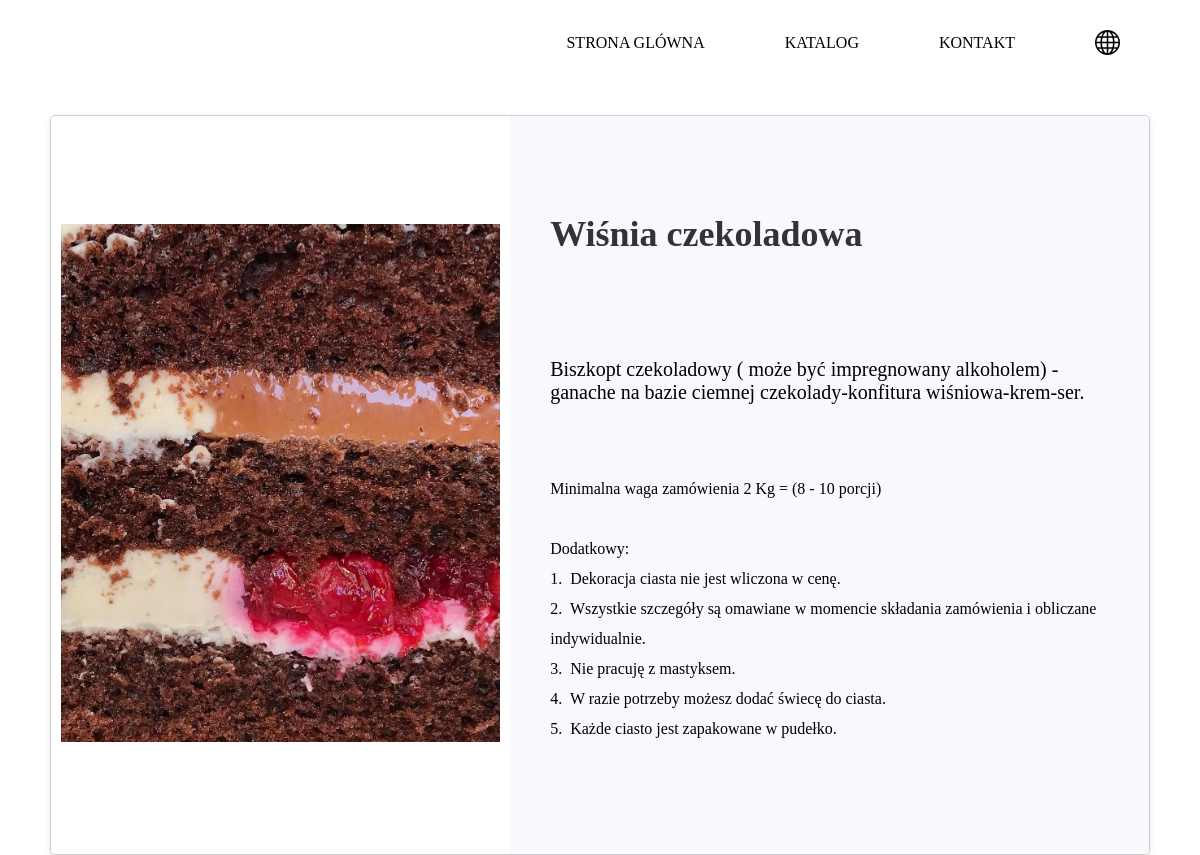
The page /category/1/items/3 on the database its author committed.
### sql_app/product_model.py (models this page shows)
class Item(Base):
    __tablename__ = "items"
    id = Column(Integer, primary_key=True)
    name = Column(String, nullable=False)
    description = Column(String)
    price = Column(Integer, nullable=False)
    in_stock = Column(Boolean, default=True)
    images_id = Column(Integer)
    images_url = Column(String)
    innader_info = Column(String)
    name_rus = Column(String)
    description_rus = Column(String)
    innader_info_rus = Column(String)
    name_eng = Column(String)
    description_eng = Column(String)
    innader_info_eng = Column(String)
    category_id = Column(Integer, ForeignKey('categories.id'))
    category = relationship("Category", back_populates="items")

### sql_app/main.py (the view)
@app.get("/category/{cat_id}/items/{item_id}", tags=['one_in_one_category'], response_class=HTMLResponse)
async def read_product_by_id(request: Request, cat_id: int, item_id: int, db: Session = Depends(get_db)):
    only_one_item_id = crud.get_product_by_id(cat_id, item_id, db)
    if only_one_item_id is None:
        raise HTTPException(status_code=400, detail="Item not found in Category ERROR")
    return templates.TemplateResponse(
        "item.html", {"request": request, "name": "item", "only_one_item_id": only_one_item_id})

### templates/item.html (shortened to what this page needs)
{% extends "base.html" %}
{% block content %}
{% if only_one_item_id %}
<div class="item-doker">
    <div class="item-cont-images">
         <img class="item-images" src="{{ only_one_item_id.images_url }}{{ only_one_item_id.images_id }}.jpg" alt="Product Image">
    </div>
    <div class="item-info">
        <h1 class="item_name">{{ only_one_item_id.name }}</h1>
        <p class="item_title">{{ only_one_item_id.description }}</p>
        {% if not only_one_item_id.category_id == 2 %}
        <p class="item_inader">{{only_one_item_id.innader_info}}</p>
        {% endif %}
    </div>
   {% else %}
       <p>Товар не найден.</p>
</div>
{% endif %}
{% endblock %}

### static/item_card.css (style rules this page uses)
.item-doker { display: flex; align-items: center; margin: 30px 50px; border: 1px solid #ccc; border-radius: 5px; overflow: hidden; box-shadow: 0 4px 8px rgba(0, 0, 0, 0.1); }
.item-cont-images { flex: 0 0 40%; padding: 10px; }
.item-images { max-width: 100%; height: auto; }
.item-info { flex: 1; padding: 40px; background: ghostwhite; }
.item_name { font-size: 36px; color: #333; height: 3em; display: flex; align-items: center; }
.item_title { font-size: 20px; color: black; margin: 70px 0; white-space: break-spaces; }
.item_inader { margin: 70px 0; white-space: pre-wrap; line-height: 30px; }

### static/home.css (style rules this page uses)
body { background-image: url(/static/images/background2.jpg); background-size: cover; background-position: center; background-repeat: no-repeat; height: 50vh; margin: 0; background-attachment: fixed; }

### rows shown on the page
Item: images_url (picture), name "Wiśnia czekoladowa", description "Biszkopt czekoladowy ( może być impregnowany alkoholem) - ganache na bazie ciemnej czekolady-konfitura wiśniowa-krem-ser.", innader_info "Minimalna waga zamówienia 2 Kg = (8 - 10 porcji) Dodatkowy: 1. Dekoracja ciasta nie jest wliczona w cenę. 2. Wszystkie szczegóły są omawiane w momencie składania zamówienia i obliczane indywidualnie. 3. Nie pracuję z mastyksem. 4. W razie potrzeby możesz dodać świecę do ciasta. 5. Każde ciasto jest zapakowane w pudełko."
